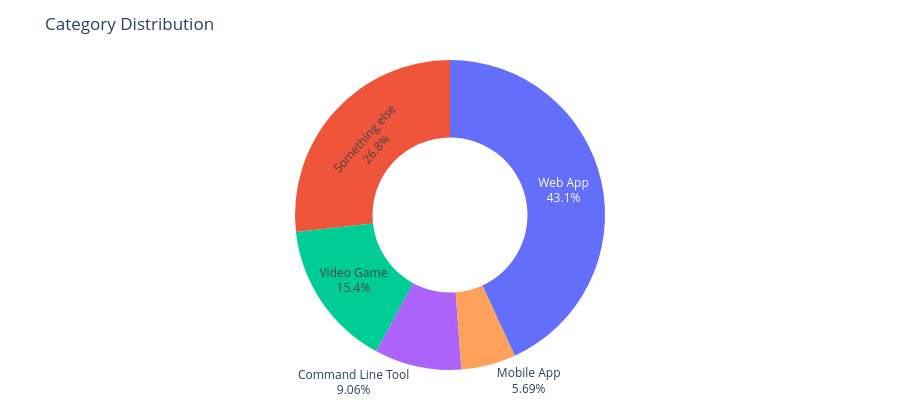

Write notebook code for a chart like this one.
### Markdown cell above
# Category and Attachment Type Distribution

Two separate donut charts showing the share by `category` and by `attachment_ext` (top groups, others combined). Each chart has its own legend.

### Code cell
K = 10

_df = df.copy()


def topk_counts(series: pd.Series, k: int):
    vc = (series.astype(str)
                .str.strip()
                .replace({'': pd.NA, 'None': pd.NA, 'nan': pd.NA})
                .dropna()
                .value_counts())
    if len(vc) <= k:
        labels = vc.index.tolist()
        values = vc.values.tolist()
    else:
        top = vc.head(k)
        others = vc.iloc[k:].sum()
        labels = top.index.tolist() + ['Other']
        values = top.values.tolist() + [others]
    return labels, values


cat_labels, cat_values = topk_counts(
    _df.get('category', pd.Series(dtype=object)), K)
att_labels, att_values = topk_counts(
    _df.get('attachment_ext', pd.Series(dtype=object)), K)

fig_cat = go.Figure(go.Pie(
    labels=cat_labels, values=cat_values, hole=0.5, name='Category',
    textinfo='label+percent', hovertemplate='%{label}: %{value} devlogs (%{percent})'
))
fig_cat.update_layout(
    title_text='Category Distribution', height=max(DEFAULT_HEIGHT, 420),
    showlegend=False
)
fig_cat.show()
save_plotly(fig_cat, name='category_distribution', description='Donut chart showing share of devlogs by category (top-k + Other)', friendly_name='Category Distribution')

fig_att = go.Figure(go.Pie(
    labels=att_labels, values=att_values, hole=0.5, name='Attachment Ext',
    textinfo='none', hovertemplate='%{label}: %{value} devlogs (%{percent})'
))
fig_att.update_layout(
    title_text='Attachment Extension Distribution', height=max(DEFAULT_HEIGHT, 420),
    legend=dict(orientation='h', yanchor='bottom',
                y=1.02, xanchor='right', x=1)
)
fig_att.show()
save_plotly(fig_att, name='attachment_extension_distribution', description='Donut chart showing share by attachment file extension (top-k + Other)', friendly_name='Attachment Extension Distribution')

### Figure 1 — Plotly figure (JSON) as saved in the notebook; plotly's stock layout.template omitted (floating-point values rounded to 4 significant figures)
{"data": [{"hole": 0.5, "hovertemplate": "%{label}: %{value} devlogs (%{percent})", "labels": ["Web App", "Something else", "Video Game", "Command Line Tool", "Mobile App"], "name": "Category", "textinfo": "label+percent", "type": "pie", "values": [7621, 4726, 2713, 1601, 1006]}], "layout": {"height": 420, "showlegend": false, "title": {"text": "Category Distribution"}}}
